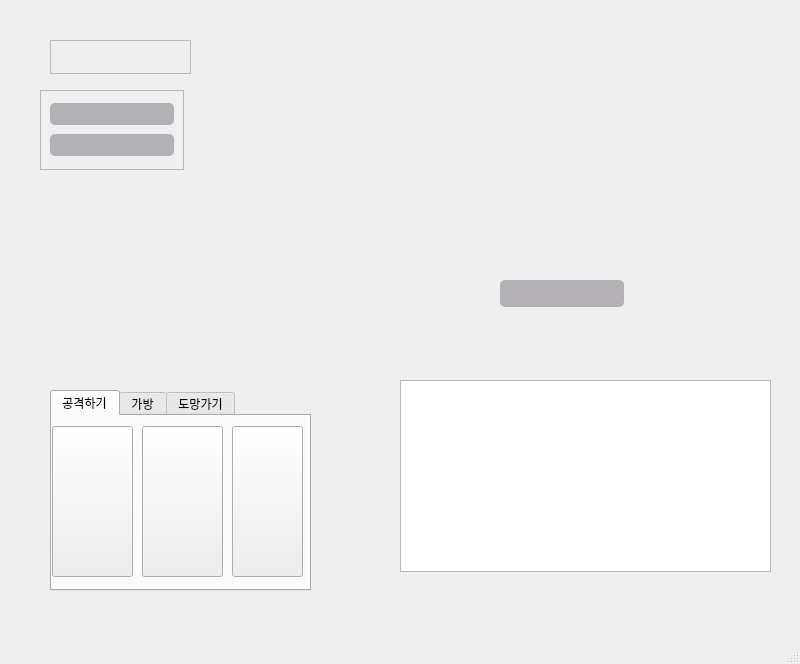
<?xml version="1.0" encoding="UTF-8"?>
<ui version="4.0">
 <class>MainWindow</class>
 <widget class="QMainWindow" name="MainWindow">
  <property name="geometry">
   <rect>
    <x>0</x>
    <y>0</y>
    <width>800</width>
    <height>664</height>
   </rect>
  </property>
  <property name="windowTitle">
   <string>MainWindow</string>
  </property>
  <widget class="QWidget" name="centralwidget">
   <widget class="QTabWidget" name="tabWidget">
    <property name="geometry">
     <rect>
      <x>50</x>
      <y>390</y>
      <width>261</width>
      <height>201</height>
     </rect>
    </property>
    <property name="currentIndex">
     <number>0</number>
    </property>
    <widget class="QWidget" name="tab">
     <attribute name="title">
      <string>공격하기</string>
     </attribute>
     <widget class="QPushButton" name="skill1">
      <property name="geometry">
       <rect>
        <x>0</x>
        <y>10</y>
        <width>81</width>
        <height>151</height>
       </rect>
      </property>
      <property name="text">
       <string/>
      </property>
     </widget>
     <widget class="QPushButton" name="skill2">
      <property name="geometry">
       <rect>
        <x>90</x>
        <y>10</y>
        <width>81</width>
        <height>151</height>
       </rect>
      </property>
      <property name="text">
       <string/>
      </property>
     </widget>
     <widget class="QPushButton" name="skill3">
      <property name="geometry">
       <rect>
        <x>180</x>
        <y>10</y>
        <width>71</width>
        <height>151</height>
       </rect>
      </property>
      <property name="text">
       <string/>
      </property>
     </widget>
    </widget>
    <widget class="QWidget" name="tab_2">
     <attribute name="title">
      <string>가방</string>
     </attribute>
     <widget class="QPushButton" name="hp_po">
      <property name="geometry">
       <rect>
        <x>10</x>
        <y>10</y>
        <width>111</width>
        <height>151</height>
       </rect>
      </property>
      <property name="text">
       <string/>
      </property>
      <property name="icon">
       <iconset>
        <normaloff>상처약.png</normaloff>상처약.png</iconset>
      </property>
      <property name="iconSize">
       <size>
        <width>80</width>
        <height>80</height>
       </size>
      </property>
     </widget>
     <widget class="QPushButton" name="mp_po">
      <property name="geometry">
       <rect>
        <x>130</x>
        <y>10</y>
        <width>121</width>
        <height>151</height>
       </rect>
      </property>
      <property name="text">
       <string/>
      </property>
      <property name="icon">
       <iconset>
        <normaloff>PP에이드.png</normaloff>PP에이드.png</iconset>
      </property>
      <property name="iconSize">
       <size>
        <width>80</width>
        <height>80</height>
       </size>
      </property>
     </widget>
    </widget>
    <widget class="QWidget" name="tab_3">
     <attribute name="title">
      <string>도망가기</string>
     </attribute>
     <widget class="QPushButton" name="run">
      <property name="geometry">
       <rect>
        <x>0</x>
        <y>10</y>
        <width>251</width>
        <height>151</height>
       </rect>
      </property>
      <property name="text">
       <string>도망가기</string>
      </property>
     </widget>
    </widget>
   </widget>
   <widget class="QLabel" name="bettlepokemon">
    <property name="geometry">
     <rect>
      <x>39</x>
      <y>180</y>
      <width>261</width>
      <height>171</height>
     </rect>
    </property>
    <property name="text">
     <string/>
    </property>
   </widget>
   <widget class="QFrame" name="frame">
    <property name="geometry">
     <rect>
      <x>40</x>
      <y>90</y>
      <width>144</width>
      <height>80</height>
     </rect>
    </property>
    <property name="frameShape">
     <enum>QFrame::StyledPanel</enum>
    </property>
    <property name="frameShadow">
     <enum>QFrame::Raised</enum>
    </property>
    <layout class="QVBoxLayout" name="verticalLayout">
     <item>
      <widget class="QProgressBar" name="progressBar_1">
       <property name="styleSheet">
        <string notr="true">QProgressBar {
	font: 18pt &quot;.AppleSystemUIFont&quot;;
	font: 18pt &quot;.AppleSystemUIFont&quot;;
     border-radius: 5px;
	background-color: rgb(179, 177, 181);
	font: 14pt &quot;American Typewriter&quot;;
 }

 QProgressBar::chunk {
     background-color: rgb(252, 1, 7);
	border-radius: 5px;
 }</string>
       </property>
       <property name="maximum">
        <number>100</number>
       </property>
       <property name="value">
        <number>0</number>
       </property>
       <property name="textVisible">
        <bool>false</bool>
       </property>
       <property name="format">
        <string>HP %p</string>
       </property>
      </widget>
     </item>
     <item>
      <widget class="QProgressBar" name="progressBar_3">
       <property name="styleSheet">
        <string notr="true">QProgressBar {
	font: 18pt &quot;.AppleSystemUIFont&quot;;
     border-radius: 5px;
	background-color: rgb(179, 177, 181);
	font: 14pt &quot;American Typewriter&quot;;
 }

 QProgressBar::chunk {
     background-color: rgb(0, 112, 255);
	border-radius: 5px;
 }</string>
       </property>
       <property name="maximum">
        <number>100</number>
       </property>
       <property name="value">
        <number>0</number>
       </property>
       <property name="textVisible">
        <bool>false</bool>
       </property>
       <property name="format">
        <string>HP %p</string>
       </property>
      </widget>
     </item>
    </layout>
   </widget>
   <widget class="QLabel" name="bettlepokemon_2">
    <property name="geometry">
     <rect>
      <x>500</x>
      <y>20</y>
      <width>261</width>
      <height>171</height>
     </rect>
    </property>
    <property name="text">
     <string/>
    </property>
   </widget>
   <widget class="QLabel" name="name_level_2">
    <property name="geometry">
     <rect>
      <x>500</x>
      <y>220</y>
      <width>121</width>
      <height>41</height>
     </rect>
    </property>
    <property name="text">
     <string/>
    </property>
   </widget>
   <widget class="QProgressBar" name="progressBar_2">
    <property name="geometry">
     <rect>
      <x>500</x>
      <y>280</y>
      <width>124</width>
      <height>27</height>
     </rect>
    </property>
    <property name="styleSheet">
     <string notr="true">QProgressBar {
	font: 18pt &quot;.AppleSystemUIFont&quot;;
	font: 18pt &quot;.AppleSystemUIFont&quot;;
     border-radius: 5px;
	background-color: rgb(179, 177, 181);
	font: 14pt &quot;American Typewriter&quot;;
 }

 QProgressBar::chunk {
     background-color: rgb(252, 1, 7);
	border-radius: 5px;
 }</string>
    </property>
    <property name="maximum">
     <number>100</number>
    </property>
    <property name="value">
     <number>0</number>
    </property>
    <property name="textVisible">
     <bool>false</bool>
    </property>
    <property name="format">
     <string>HP %p</string>
    </property>
   </widget>
   <widget class="QTextBrowser" name="ment">
    <property name="geometry">
     <rect>
      <x>400</x>
      <y>380</y>
      <width>371</width>
      <height>192</height>
     </rect>
    </property>
    <property name="font">
     <font>
      <family>HY궁서B</family>
      <pointsize>16</pointsize>
     </font>
    </property>
   </widget>
   <widget class="QFrame" name="frame_2">
    <property name="geometry">
     <rect>
      <x>50</x>
      <y>40</y>
      <width>141</width>
      <height>34</height>
     </rect>
    </property>
    <property name="frameShape">
     <enum>QFrame::StyledPanel</enum>
    </property>
    <property name="frameShadow">
     <enum>QFrame::Raised</enum>
    </property>
    <layout class="QHBoxLayout" name="horizontalLayout">
     <item>
      <widget class="QLabel" name="name_level">
       <property name="text">
        <string/>
       </property>
      </widget>
     </item>
     <item>
      <widget class="QLabel" name="lavel">
       <property name="text">
        <string/>
       </property>
      </widget>
     </item>
    </layout>
   </widget>
  </widget>
  <widget class="QStatusBar" name="statusbar"/>
 </widget>
 <resources/>
 <connections/>
</ui>
